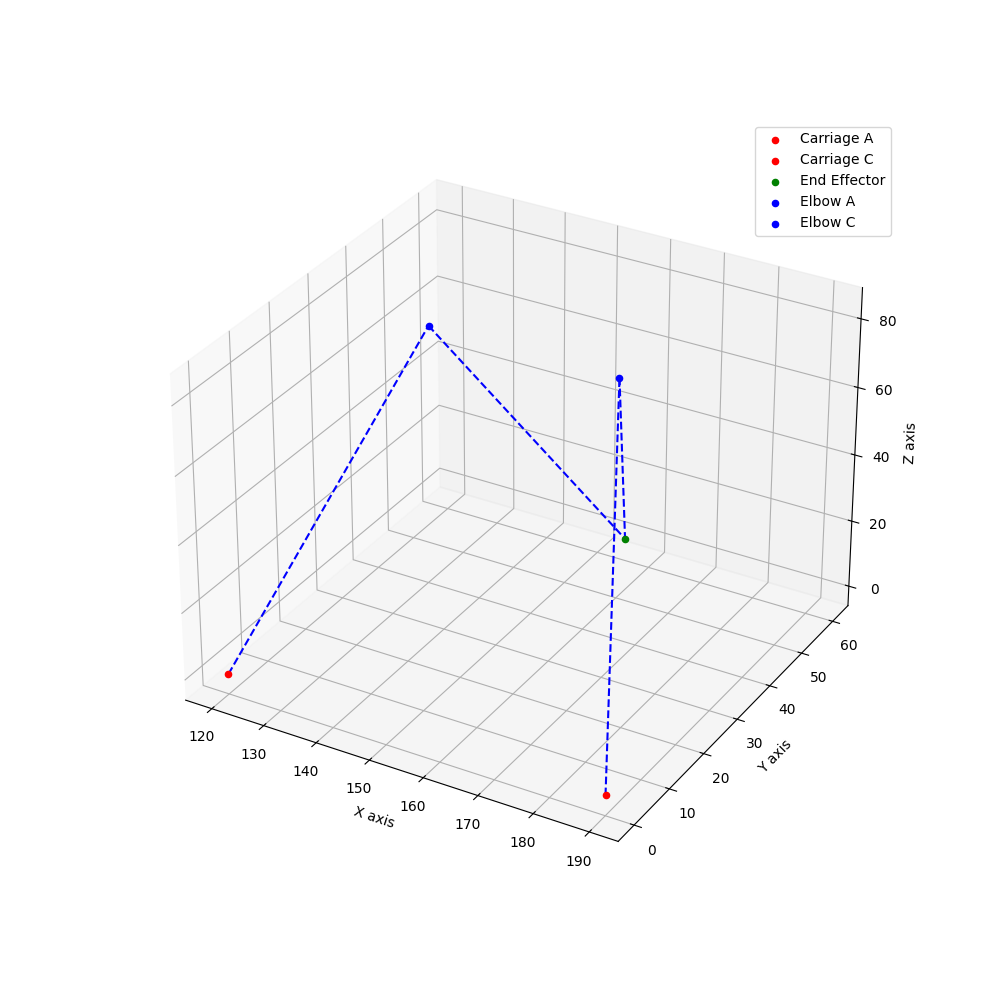

Generate this figure with Python:
import numpy as np
import time
import matplotlib.pyplot as plt
from mpl_toolkits.mplot3d import Axes3D
from getElbow import getElbowLocations
from matplotlib.patches import Arc
import math

ARM_LENGTH_SMALL = 90  # mm
ARM_LENGTH = 180  # mm total
RAIL_LENGTH = 390  # mm

PLATFORM_WIDTH = 30  # mm
HALF_PLATFORM_WIDTH = PLATFORM_WIDTH / 2  # Joint is centered on the platform
MIN_SPACING = 10  #

# Constants (Adjust as necessary for your system)
A_MIN = MIN_SPACING + HALF_PLATFORM_WIDTH
A_MAX = RAIL_LENGTH - ((2 * PLATFORM_WIDTH) + (2 * MIN_SPACING) + HALF_PLATFORM_WIDTH)

B_MIN = A_MIN + PLATFORM_WIDTH + MIN_SPACING
B_MAX = A_MAX - PLATFORM_WIDTH - MIN_SPACING

C_MIN = B_MIN + PLATFORM_WIDTH + MIN_SPACING
C_MAX = RAIL_LENGTH - (HALF_PLATFORM_WIDTH + MIN_SPACING)

ARM_LENGTH = 150  # Example arm length

MAX_VEL = 100  # mm/s
MAX_ACC = 2  # mm/s^2

class Tripteron:
    def __init__(self, A, B, C):
        self.A, self.B, self.C = A, B, C
        self.X, self.Y, self.Z = None, None, None


        
        # Geometry setup
        self.Bangle = 50
        self.ACangle = 60
        self.elbowA = self.elbowB = self.elbowC = None
        #self.update_kinematics()
        self.time = 0

        self.hysteresis_value = 20

        #velocity and acceleration vars
        self._PrevXYZ = None, None, None
        self._PrevABC = None, None, None
        self._PrevTime = 0 #simulation so time is relative

        self._Xvel = self._Yvel = self._Zvel = 0
        self._Xacc = self._Yacc = self._Zacc = 0


        #dynamics setup
        self.end_mass = 0.5 # kg

        self.forward_kinematics()

        


    def forward_kinematics(self):
        x = (self.A + self.C) / 2
        y = (self.C - self.A) / 2 * np.tan(np.radians(self.ACangle))
        z = (x - self.B) * np.tan(np.radians(self.Bangle))

        if abs(self.A - self.C) > ARM_LENGTH:
            #X delta volated, return None
            return None, None, None
        
        if y > math.sqrt(ARM_LENGTH**2 - ARM_LENGTH_SMALL**2):
            #Y max vilated, return none
            return None, None, None
        
        self.X = x
        self.Y = y
        self.Z = 0 # z

    def inverse_kinematics(self):
        x, y, z = self.X, self.Y, self.Z
        A = x - y / np.tan(np.radians(self.ACangle))
        C = x + y / np.tan(np.radians(self.ACangle))
        B = x - z / np.tan(np.radians(self.Bangle))

        if not (A_MIN <= A <= B <= C <= C_MAX):
            print(f"Carriage positions out of bounds - A: {A}, B: {B}, C: {C}")
            return None
        if abs(C - A) > ARM_LENGTH:
            print("Carriage positions exceed arm length - A: {}, C: {}".format(A, C))
            return None
        
        self.A, self.B, self.C = A, B, C
    
    def updateElbowLocations(self):
        self.elbowA, self.elbowB, self.elbowC = getElbowLocations(self.A, self.B, self.C, self.end, tolerance=1, B_angle=self.Bangle)

    def set_ABC(self, A, B, C):

        self._PrevABC = self.A, self.B, self.C
        self._PrevXYZ = self.X, self.Y, self.Z

        self.A, self.B, self.C = A, B, C
        self.forward_kinematics()

    def set_XYZ(self, X, Y, Z):

        self._PrevABC = self.A, self.B, self.C
        self._PrevXYZ = self.X, self.Y, self.Z

        self.X, self.Y, self.Z = X, Y, Z
        self.inverse_kinematics()

    def get_XYZ(self):
        return self.X, self.Y, self.Z
    
    def get_ABC(self):
        return self.A, self.B, self.C

    def get_elbows(self):
        self.updateElbowLocations()
        return self.elbowA, self.elbowB, self.elbowC

    def apply_hysteresis(self, target_path):
        X_BACKLASH = 5
        Y_BACKLASH = 0.4
        direction = None  # F,B,L,R
        prevDirection = None

        original_path = target_path.copy()
        prevPoint = np.array([self.X, self.Y, self.Z])  # Start position
        new_path = []

        # Ensure the start point is the same for both paths
        new_path.append(original_path[0])

        for index, path in enumerate(original_path):
            # Convert current path point to numpy array
            path = np.array(path)

            X, Y, Z = path
            Y = Y *0.95
            Z = 0

            if index == 0:
                new_path.append(path)
                continue

            X_DIST = path[0] - original_path[index-1][0]
            Y_DIST = path[1] - original_path[index-1][1]

            print(f"X_DIST: {X_DIST}, Y_DIST: {Y_DIST}")

            if X_DIST != 0:
                if X_DIST > 0:
                    X -= X_BACKLASH
                    print("X - Backlash")
                else:
                    X += X_BACKLASH
                    print("X + Backlash")

            if Y_DIST != 0:
                if Y_DIST > 0:
                    Y += Y_BACKLASH
                else:
                    Y -= Y_BACKLASH



            # Add modified path with backlash compensation
            new_path.append([X, Y, Z])

            # Update previous point and direction for next iteration
            prevPoint = [X, Y, Z]
            prevDirection = direction

        return new_path, target_path

    def apply_dynamics(self, target_path):

        #for the dynamics and estimated angle error. we will randomly apply error to the end effectors position
        # we will do this by simulating inaccuracies in the platforms A,B and C positions and thrn getting the new FK values for them
        output = []


        for index in range(len(target_path)-1):

            # get the distance between the two points
            print(f"Index: {index} - {target_path[index]} to {target_path[index+1]}")
            dist = np.subtract(target_path[index+1], target_path[index])  # Corrected order here

            # Calculate the distance (Euclidean)
            dist_magnitude = np.linalg.norm(dist)  # This gives the total distance between points
            
            # Number of points in the line segment
            num_points = int(np.ceil(dist_magnitude))  # Rounding up to ensure the step is at least 1 unit

            mm_path = np.linspace(target_path[index], target_path[index+1], num_points)


            for point in mm_path:

                A, B, C  = self.get_ABC()
                self.set_XYZ(*point)
                A, _, C = self.get_ABC()

                random_A = np.random.uniform(-0.2, 0.2)
                random_B = np.random.uniform(-0.2, 0.2)
                random_C = np.random.uniform(-0.2, 0.2)

                A += random_A
                C += random_C

                self.set_ABC(A, B, C)

                self.forward_kinematics()

                output.append((self.X, self.Y, self.Z))


        output_path = []
        #moving window average all of the points
        for index, path in enumerate(output):
            
            if index == 0:
                continue

            if index == len(output)-1:
                continue

            X = (output[index-1][0] + path[0] + output[index+1][0])
            Y = (output[index-1][1] + path[1] + output[index+1][1])
            Z = 0

            output_path.append((X,Y,Z))



        return output

    def apply_stochastic_path(self, start_point, end_point, num_points=100, min_variation=-1.5, max_variation=1.5):
        """
        Simulate noise in the path, provide a mean, max and min of X, Y positions that have been seen in this path.

        Parameters:
            start_point (tuple): The start point [X1, Y1, Z1]
            end_point (tuple): The end point [X2, Y2, Z2]
            num_points (int): The number of points between start and end to simulate
            min_variation (float): Minimum variation to apply to each point
            max_variation (float): Maximum variation to apply to each point
        """

        # Generate a linear path from start_point to end_point
        path = np.linspace(start_point, end_point, num_points)

        # Apply random variation to each point in the path
        overall_Path = []

        for i in range(num_points):
            noisy_path = []
            for point in path:
                # Apply random noise within the defined range
                X_noise = point[0] + np.random.uniform(min_variation, max_variation)
                Y_noise = point[1] + np.random.uniform(min_variation, max_variation)
                Z_noise = 0  # Assuming Z remains 0 in this case
                
                noisy_path.append((X_noise, Y_noise, Z_noise))
            
            overall_Path.append(noisy_path)

        # Calculate min, max, and mean for each point in the noisy path
        minPath = []
        maxPath = []
        meanPath = []

        for i in range(len(overall_Path[0])):  # For each point in the noisy path

            X_vals = []
            Y_vals = []

            for j in range(len(overall_Path)):  # For each noisy path (generated)
                X_vals.append(overall_Path[j][i][0])
                Y_vals.append(overall_Path[j][i][1])

            # Get the min, max, and mean of X, Y for this point
            minX, maxX = min(X_vals), max(X_vals)
            minY, maxY = min(Y_vals), max(Y_vals)

            meanX = np.mean(X_vals)
            meanY = np.mean(Y_vals)

            minPath.append((minX, minY, 0))  # Store min values
            maxPath.append((maxX, maxY, 0))  # Store max values
            meanPath.append((meanX, meanY, 0))  # Store mean values

        # Print results for inspection
        for i in range(len(minPath)):
            print(f"Point {i+1} - Min: {minPath[i]}, Max: {maxPath[i]}, Mean: {meanPath[i]}")


        return meanPath, minPath, maxPath, path

        


    


    def calculate_velocity(self, targetXYZ=None, targetABC=None, duration=1, dt=0.1):
        startXYZ = self.X, self.Y, self.Z
        startABC = self.A, self.B, self.C

        if targetXYZ:
            points = np.linspace(np.array(startXYZ), np.array(targetXYZ), int(duration/dt))
            kinematic_type = "XYZ"
        elif targetABC:
            points = np.linspace(np.array(startABC), np.array(targetABC), int(duration/dt))
            kinematic_type = "ABC"
        else:
            print("No target XYZ or ABC provided")
            return

        velocities = []
        accelerations = []

        prev_Xvel = prev_Yvel = prev_Zvel = 0.0

        for index, point in enumerate(points):
            if kinematic_type == "XYZ":
                self.set_XYZ(*point)
            elif kinematic_type == "ABC":
                self.set_ABC(*point)

            # Velocity
            Xvel = (self.X - self._PrevXYZ[0]) / dt
            Yvel = (self.Y - self._PrevXYZ[1]) / dt
            Zvel = (self.Z - self._PrevXYZ[2]) / dt

            # Acceleration
            Xacc = (Xvel - prev_Xvel) / dt
            Yacc = (Yvel - prev_Yvel) / dt
            Zacc = (Zvel - prev_Zvel) / dt

            self._Xacc = Xacc
            self._Yacc = Yacc
            self._Zacc = Zacc

            # Store results
            velocities.append((Xvel, Yvel, Zvel))
            accelerations.append((Xacc, Yacc, Zacc))

            # Update previous values
            self._PrevXYZ = (self.X, self.Y, self.Z)
            self._PrevABC = (self.A, self.B, self.C)

            prev_Xvel, prev_Yvel, prev_Zvel = Xvel, Yvel, Zvel



        return velocities, accelerations, points

    def print_jacobian(self):
        """
        Compute and print the Jacobian matrix for the manipulator.
        The Jacobian relates joint velocities to end-effector velocities.
        """
        # Define the angles alpha, beta, and gamma based on the class attributes
        alpha = np.radians(self.ACangle)  # Convert to radians
        beta = np.radians(self.ACangle)   # Assuming same angle for both prismatic joints
        gamma = np.radians(self.Bangle)   # Angle for Z direction

        # Compute the elements of the Jacobian matrix
        J11 = -np.tan(alpha) * np.tan(beta) / (np.tan(alpha) + np.tan(beta))
        J13 = np.tan(alpha) * np.tan(beta) / (np.tan(alpha) + np.tan(beta))

        J21 = np.tan(alpha) / (np.tan(alpha) + np.tan(beta))
        J23 = np.tan(beta) / (np.tan(alpha) + np.tan(beta))

        J31 = np.tan(alpha) / (np.tan(gamma) * (np.tan(alpha) + np.tan(beta)))
        J32 = 1 / np.tan(gamma)
        J33 = np.tan(beta) / (np.tan(gamma) * (np.tan(alpha) + np.tan(beta)))

        # Construct the Jacobian matrix
        J = np.array([
            [J11, 0, J13],
            [J21, 0, J23],
            [J31, J32, J33]
        ])



        return J

    def compute_end_effector_velocity(self, joint_velocities):
        """
        Compute the end-effector velocity given joint velocities using the Jacobian matrix.
        """
        # Get the Jacobian matrix
        J = self.print_jacobian()

        # Convert joint velocities to a vector
        joint_velocity_vector = np.array(joint_velocities)  # [dot_A, dot_B, dot_C]

        # Compute the end-effector velocity: v = J * q
        end_effector_velocity = np.dot(J, joint_velocity_vector)

        return end_effector_velocity 

    def plot2PointsChangeinAngle(self, InitialPos, EndPos, Bangles, plot=True):


        numOfAngles = len(Bangles)

        if numOfAngles > 2:
            cols = math.ceil(numOfAngles / 2)
            rows = 2
        else:
            cols = 1
            rows = 2


        #plot the initial position of A B and C
        fig = plt.figure(figsize=(7.5,15))

        for index, angle in enumerate(Bangles):
            self.Bangle = angle
            self.A, self.B, self.C = InitialPos
            self.X, self.Y, self.Z = self.forward_kinematics()
            self.update_kinematics()
            index += 1

            ax = fig.add_subplot(rows, cols, index, projection="3d")

            ax.scatter(self.A, 0,0, c="r", label="Initial A position")
            ax.scatter(self.B, 0,0, c="g", label="Initial B position")
            ax.scatter(self.C, 0,0, c="b", label="Initial C position")

            ax.text(self.B, 0,0, f"B_init = ({self.B}, 0, 0)")

            #ax.scatter(*self.elbowA, c="r")
            #ax.scatter(*self.elbowB, c="g")
            #ax.scatter(*self.elbowC, c="b")

            ax.scatter(self.X, self.Y, self.Z, c="k", label="Initial End Effector Positon")
            ax.text(self.X, self.Y, self.Z, f"({int(self.X)},{int(self.Y)},{int(self.Z)})" )

            initialXYZ = self.X, self.Y, self.Z

            self.A, self.B, self.C = EndPos
            self.X, self.Y, self.Z = self.forward_kinematics()
            self.update_kinematics()

            ax.scatter(self.A, 0,0, c="r", label="Final A position")
            ax.scatter(self.B, 0,0, c="g", label="Final B position")
            ax.scatter(self.C, 0,0, c="b", label="Final C position")


            ax.text(self.B, 0,0, f"B_end = ({self.B}, 0, 0)")

            #ax.scatter(*self.elbowA, c="r")
            #ax.scatter(*self.elbowB, c="g")
            #ax.scatter(*self.elbowC, c="b")



            ax.scatter(self.X, self.Y, self.Z, c="k", label="Final End Effector Positon")
            ax.text(self.X, self.Y, self.Z, f"({int(self.X)},{int(self.Y)},{int(self.Z)})" )


            Z_Delta = int(abs(initialXYZ[2] - self.Z))
            ax.set_title(f"Platform B angle: {angle} Degrees, Z Delta = {Z_Delta}mm")
            print(f"Platform B angle: {angle} Degrees, Z Delta = {Z_Delta}mm")

        if plot:
            plt.tight_layout()  
            plt.savefig("AngleTests.jpg")
            plt.show()
        
    def plotXYReach(self, angles, plot=True):
        #plot the initial position of A B and C
        fig = plt.figure(figsize=(7.5,15))

        numOfAngles = len(angles)

        if numOfAngles > 2:
            cols = math.ceil(numOfAngles / 2)
            rows = 2
        else:
            cols = 1
            rows = 2

        

        #calc every reachable position in x and y
        A_Pos = np.linspace(A_MIN, A_MAX, 100)

        for index, angle in enumerate(angles):

            index += 1
            self.ACangle = angle
            output = []


            for pos in A_Pos:
                C_min = pos + (2*PLATFORM_WIDTH) + (2*MIN_SPACING)
                C_pos = np.linspace(C_min, C_MAX, 100)

                for posC in C_pos:
                    self.A = pos
                    self.C = posC
                    self.B = posC - (PLATFORM_WIDTH + MIN_SPACING)

                    self.forward_kinematics()

                    if self.X and self.Y:
                        output.append((self.X, self.Y, 0))

            #plot the reachable positions
            ax = fig.add_subplot(rows, cols, index, projection="3d")

            #get min and max X and Y
            minX = 500
            maxX = -500
            minY = 500
            maxY = -500
            
            for pos in output:
                ax.scatter(*pos, c="b")

                if pos[0] < minX: #minX
                    minX = pos[0]
                elif pos[0] > maxX:
                    maxX = pos[0]

                if pos[1] < minY:
                    minY = pos[1]
                elif pos[1] > maxY:
                    maxY = pos[1]


            minX = int(minX)
            minY = int(minY)
            maxX = int(maxX)
            maxY = int(maxY)

            ax.set_title(f"XY Reach for A/C angle: {angle} X = {minX} - {maxX}, Y = {minY} - {maxY}")
            
            #set axis titles
            ax.set_xlabel("X (mm)")
            ax.set_ylabel("Y (mm)")
            ax.set_zlabel("Z (mm)")


            print(f"XY Reach for A/C angle: {angle} X = {minX} - {maxX}, Y = {minY} - {maxY}")

        if plot:
            plt.tight_layout()
            fig.savefig("ACAngles")
            plt.show()


class TripteronDynamics:
    def __init__(self, tripteron):
        self.tripteron = tripteron
        self.StartXYZ = None, None, None
        self.EndXYZ = None, None, None


